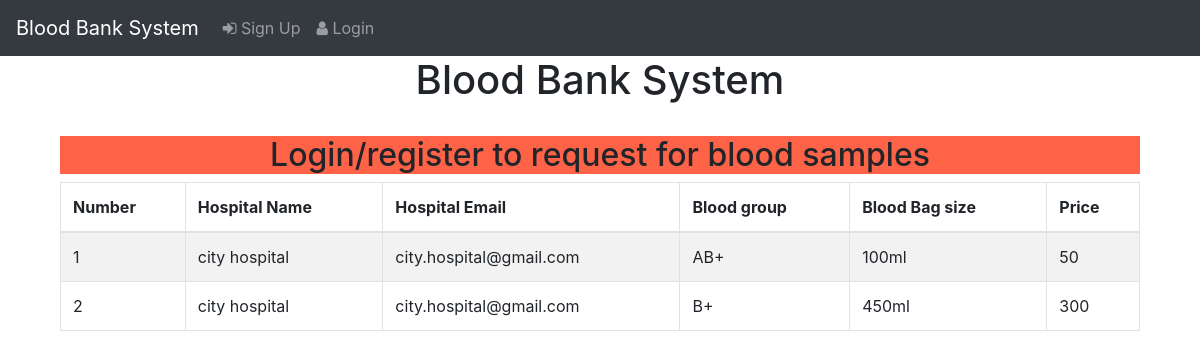
The page /receiver.php on the database its author committed.
### tables this page shows
CREATE TABLE `add_info` (
  `id` int(255) NOT NULL,
  `hospital_id` int(255) NOT NULL,
  `user_id` int(255) NOT NULL,
  `bloodgroup` varchar(6) NOT NULL,
  `bagsize` varchar(255) NOT NULL,
  `price` int(255) NOT NULL,
  `status` varchar(255) NOT NULL
);

CREATE TABLE `hospital_register` (
  `id` int(255) NOT NULL,
  `name` text NOT NULL,
  `address` varchar(255) NOT NULL,
  `email` varchar(255) NOT NULL,
  `password` varchar(255) NOT NULL,
  `contact` bigint(255) NOT NULL
);

### receiver.php (the view, shortened to what this page needs)
<!DOCTYPE html>
<html lang="en">
<head>
  <link rel="stylesheet" href="https://maxcdn.bootstrapcdn.com/bootstrap/4.5.2/css/bootstrap.min.css">
   <link rel="stylesheet" href="https://cdnjs.cloudflare.com/ajax/libs/font-awesome/4.7.0/css/font-awesome.min.css">
</head>
<body>
	<?php
require 'nav1.php';
?>
<center>
	<h1>Blood Bank System</h1>
<div class="container">
 <div class="container">
 	  <br>
<?php
if(!isset($_SESSION['email'])){
	echo '<center><h2 style="background-color:Tomato;">Login/register to request for blood samples</h2></center>';
}
?>
  <table class="table table-striped table-bordered">
  	<?php
  $id = 0;
  		$db = mysqli_connect("localhost","root","","bloodbanksystem");
  	$sql = "SELECT hospital_register.name as Name , hospital_register.email as Email,add_info.bloodgroup as BloodGroup,add_info.hospital_id as id,add_info.bagsize as Bagsize,add_info.price as Price FROM add_info inner join hospital_register on add_info.hospital_id = hospital_register.id where add_info.hospital_id=hospital_register.id and add_info.status = ''";
  	$result =mysqli_query($db,$sql) or die(mysqli_error($db));
  	if(mysqli_num_rows($result) >=1){
  	?>
    <thead>
      <tr>
        <th>Number</th>
        <th>Hospital Name</th>
        <th>Hospital Email</th>
        <th>Blood group</th>
        <th>Blood Bag size</th>
         <th>Price</th>
      </tr>
    </thead>
    <tbody>
    <?php
    while($row = mysqli_fetch_array($result)){
    $item_id =$row['id'];
echo '
      <tr>
        <td>'.++$id.'</td>
         <td>'.$row['Name'].'</td>
        <td>'.$row['Email'].'</td>
          <td>'.$row['BloodGroup'].'</td>
        <td>'.$row['Bagsize'].'</td>
          <td>'.$row['Price'].'</td>
        <!--<td>
        	<a href="success.php?id='.$item_id.'" class="btn btn-primary">Confirm Order</a></td>
        <td><a href="cart_remove.php?id='.$item_id.'" name="Remove" value="remove" class="btn btn-danger">Remove Item</a></td>-->
      </tr>';
    }
    ?>
    </tbody>
    <?php
}    else{
echo "<center><h2 style='background-color:Tomato;'>No blood samples available</h2></center>";
}
?>
  </table>
</div>
</div>
</center>
</body>
</html>

### rows shown on the page
add_info: hospital_register.name "city hospital", hospital_register.email "city.hospital@gmail.com", bloodgroup "AB+", bagsize "100ml", price "50"
add_info: hospital_register.name "city hospital", hospital_register.email "city.hospital@gmail.com", bloodgroup "B+", bagsize "450ml", price "300"
